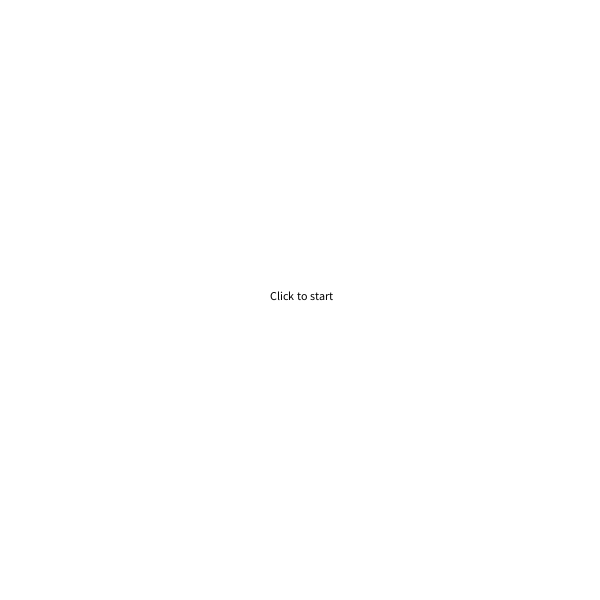
Frame 1 (no input)
Frame 60 (the mouse pressed at the canvas centre just before this capture): identical to frame 1, image omitted
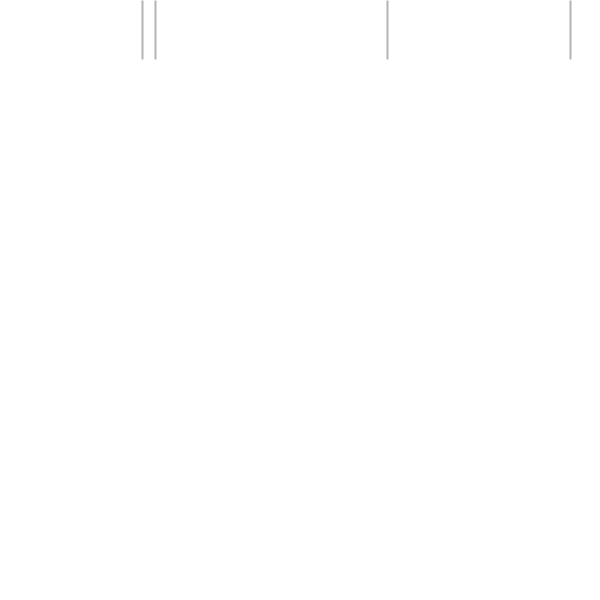
Frame 120 (the mouse held since frame 60 and released just before this capture)

The Processing sketch that drew these frames (run headless with seeded random() and noise(); from frame 60 on, the mouse is pressed at the canvas centre):

// Processing sketch: rainlines
// ── rainlines.pde
int SIZE = 600;
int baset, tvar;
int SW;
boolean started;
float j = 0;
float[] exes = {random(0, SIZE), random(0, SIZE), random(0, SIZE), random(0, SIZE)};


void setup() {
  SW = 10;
  fill(0);
  strokeCap(SQUARE);
  surface.setSize(SIZE, SIZE);
  background(255);
  //background(color(0,100,100, 1));
  strokeWeight(SW);
  stroke(0, 75);
  strokeWeight(2);

}

void lines() {

    for(int i = 0; i < exes.length; i++){
      float x = exes[i];
      line(x,0,x,((SIZE/600.0)*(j)));
    }
    j = (j + 1);
    if(j > 600) {
      resetExes();
      j = 0;
    }
}

void resetExes() {
  for(int i = 0; i < exes.length; i++){
    exes[i] = random(SIZE);
  }
}

void mousePressed() {
  started = true;
}

void draw() {
  if(started){
    background(255);
    lines();
  } else {
    background(255);
    text("Click to start", SIZE*0.45, SIZE*0.5);
  }
}
